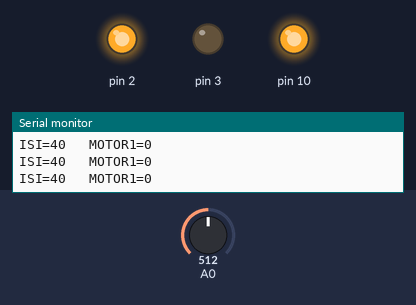
The sketch below on a simulated Arduino Uno, built with avr-gcc and run on an emulated ATmega328P. Parts: output pins drawn as LEDs (lit = HIGH), the last lines printed to the serial monitor. The inputs (shaded band) are chosen by the test bench; at power-on: A0 = 512. No radio packets arrive unless stated.

Above: at 1.2 s.
1.3 s: A0 set to 473
4.3 s: A0 set to 441
At 5.5 s:
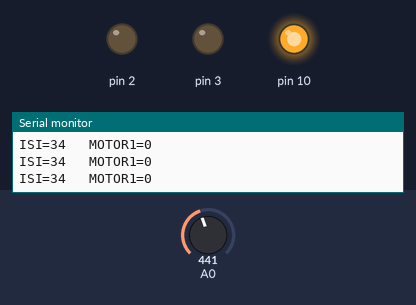
5.8 s: A0 set to 511
At 6.8 s:
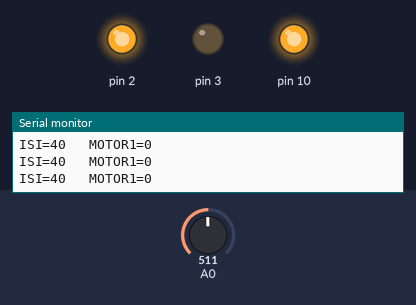
8.8 s: A0 set to 306
At 9.2 s:
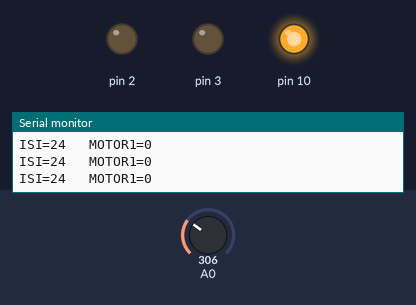
Timing chart, 0 to 11.3 s (numbered marks = the images above; inputs shaded):
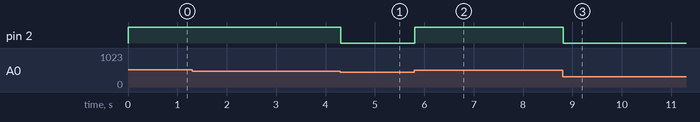

Measured:
- the behaviour switches between 459 and 458 on A0 (found by bisection; images 0 and 1)
- after the input at 4.3 s, pin 2: HIGH → LOW at once
- after the input at 5.8 s, pin 2: LOW → HIGH at once
- after the input at 8.8 s, pin 2: HIGH → LOW at once

The sketch:

alici1.ino
```cpp
#include <RF24Network.h>
#include <RF24.h>
#include <SPI.h>

RF24 radio(7, 8);
RF24Network network(radio);
const uint16_t this_node = 01;
const uint16_t master00 = 00;
const unsigned long interval = 50;
unsigned long last_sent;

byte isisensoru = 0;
byte motor1 = 0;

void setup() {
  Serial.begin(9600);
  SPI.begin();
  radio.begin();
  network.begin(90, this_node); //(kanal, alıcı adresi)
  radio.setDataRate(RF24_2MBPS);
  pinMode(2,1);

}
void loop()
{
  network.update();
//=================== Yayını alma ================//

  while ( network.available() )
  {
    RF24NetworkHeader header;
    network.read(header, &motor1, sizeof(motor1));
  }


  //===== Veri İşlemleri =====//

  isisensoru =  map(analogRead(A0),0,255,0,20);
  if( isisensoru > 35 )
  {
    motor1 = 0;
    digitalWrite(2,1);
  }
  else digitalWrite(2,0);
  analogWrite(3,map(motor1,0,100,0,255));

  Serial.print("ISI=");
  Serial.print( isisensoru );
  Serial.print("   MOTOR1=");
  Serial.println ( motor1 );

      //===== Yayını Gönderme =====//
  unsigned long now = millis();
  if (now - last_sent >= interval)
  {
    last_sent = now;
    RF24NetworkHeader header(master00);
    bool ok = network.write(header, &isisensoru, sizeof(isisensoru));
  }
}
```
